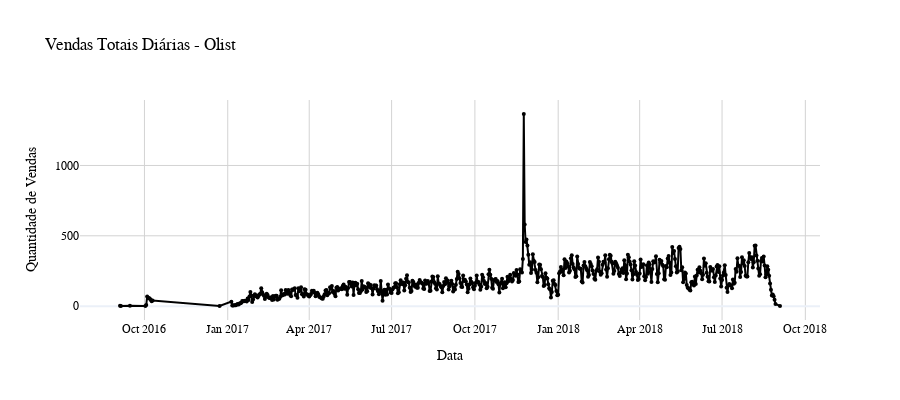

Notebook cell for this chart:
### Code cell
# Agrupar os dados por data, somando as vendas
vendas_por_data = df_resultado_sorted.groupby('data').agg({'quantidade_vendas': 'sum'}).reset_index()

# Criar a figura
fig = go.Figure()

# Adicionar os dados ao gráfico
fig.add_trace(go.Scatter(x=vendas_por_data['data'], y=vendas_por_data['quantidade_vendas'], mode='lines+markers', name='Vendas', line=dict(color='black'), marker=dict(size=4)))

# Configurações do layout
fig.update_layout(
    height=400,  # Aumentar a altura do gráfico
    title='Vendas Totais Diárias - Olist',
    xaxis_title='Data',
    yaxis_title='Quantidade de Vendas',
    template='plotly_white',
    font=dict(
        family="Arial, sans-serif",
        size=12,
        color="black"
    ),
    legend=dict(
        title="Modelos",
        orientation="h",
        yanchor="bottom",
        y=1,
        xanchor="right",
        x=1
    ),
    xaxis=dict(
        showgrid=True,
        gridwidth=1,
        gridcolor='LightGray'
    ),
    yaxis=dict(
        showgrid=True,
        gridwidth=1,
        gridcolor='LightGray'
    )
)

# Salvar o gráfico como um arquivo PNG
fig.write_html('Gráficos/vendas_totais_por_data_olist.html')

# Mostrar o gráfico
fig.show()

### Figure 1 — Plotly figure (JSON) as saved in the notebook; plotly's stock layout.template omitted (floating-point values rounded to 4 significant figures; data arrays with more than 128 entries replaced by an {"elided": "..."} marker saying what was removed)
{"data": [{"line": {"color": "black"}, "marker": {"size": 4}, "mode": "lines+markers", "name": "Vendas", "type": "scatter", "x": {"elided": "616 str values"}, "y": {"elided": "616 int values"}}], "layout": {"font": {"color": "black", "family": "Arial, sans-serif", "size": 12}, "height": 400, "legend": {"orientation": "h", "title": {"text": "Modelos"}, "x": 1, "xanchor": "right", "y": 1, "yanchor": "bottom"}, "title": {"text": "Vendas Totais Diárias - Olist"}, "xaxis": {"gridcolor": "LightGray", "gridwidth": 1, "showgrid": true, "title": {"text": "Data"}}, "yaxis": {"gridcolor": "LightGray", "gridwidth": 1, "showgrid": true, "title": {"text": "Quantidade de Vendas"}}}}
